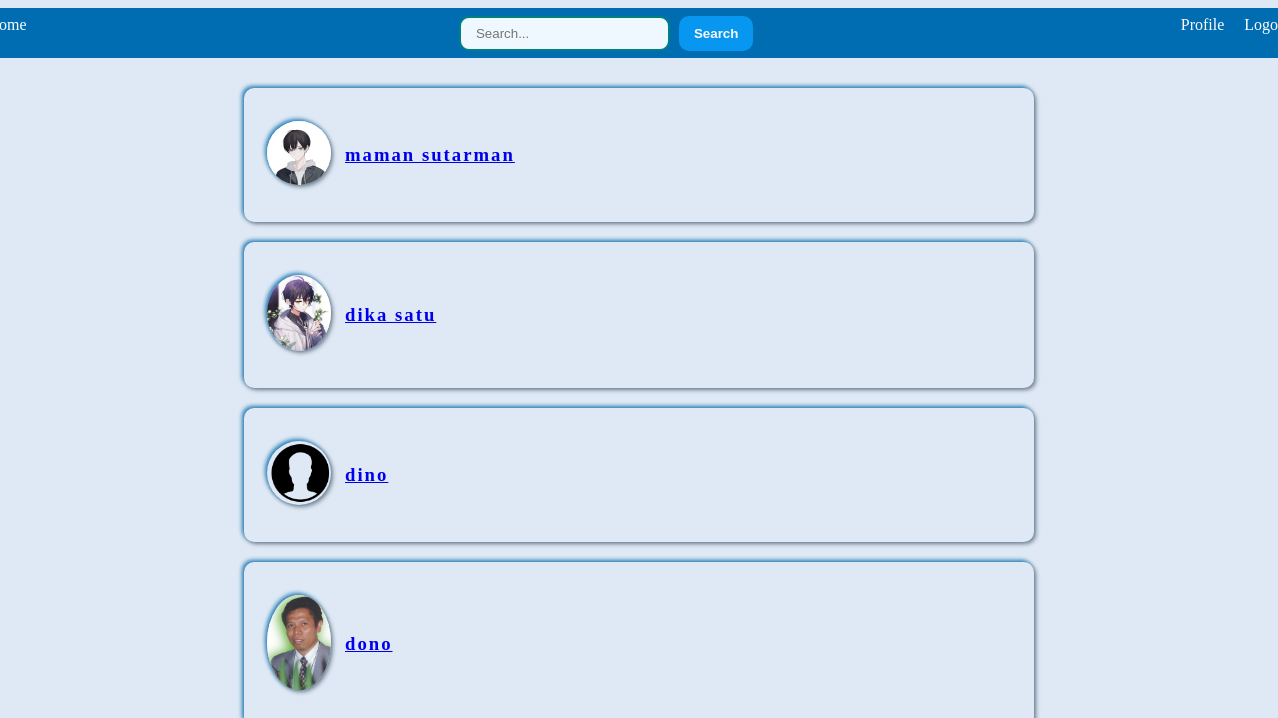
The page /search.php (signed in) on the database its author committed.
### tables this page shows
CREATE TABLE `user` (
  `id_user` int(20) NOT NULL,
  `nama` varchar(100) DEFAULT NULL,
  `email` varchar(50) DEFAULT NULL,
  `alamat` varchar(150) DEFAULT NULL,
  `no_hp` varchar(20) DEFAULT NULL,
  `tgl_lahir` date DEFAULT NULL,
  `tempat_lahir` varchar(45) DEFAULT NULL,
  `photos` varchar(100) NOT NULL,
  `level` varchar(50) NOT NULL,
  `password` varchar(255) DEFAULT NULL
);

### search.php (the view, shortened to what this page needs)
<?php
	include "koneksiPDO.php";
?>
<!DOCTYPE html>
<html lang="id">
<head>
	<link rel="stylesheet" type="text/css" href="css/profileStatus.css">
	<link rel="stylesheet" href="css/header.css">
</head>
<body>
    <?php
		include('header.inc');
	?>
	<div align= "center" class="container">
        <?php
            $cari_nama = '%' . $_GET['cari_nama'] . '%';
            $status = $koneksi->prepare("SELECT * FROM user WHERE nama LIKE(:cari_nama)");
            $status->bindValue(':cari_nama', $cari_nama);
            $status->execute();
            foreach ($status as $list ) {
                $id_searh_user = $list['id_user'];
                $level = $list['level'];
                $nama_user = $list['nama'];
                $foto_user = $list['photos'];
                if($id_searh_user == $_SESSION['id_user']){
                    continue;
                } elseif($level == 'admin'){
                    continue;
                }
                echo'<div align="center" class="kotak" >
                <fieldset >
                    <div align="left" class="status">
                        <table>
                        <div class="row">
                            <td> ';
                        echo '<img src="profil/'.$foto_user.'" alt="photo" </a>';
                    echo'</td>
                        </div>
                        <div  class="colom">
                            <td><h3><a href="user_search.php?id_user='; echo $id_searh_user; echo'">'; echo $nama_user; echo '</a></h3></td>
                        </div>
                        </table>
                    </div>
                    </fieldset>
                    </div>';
            }
            ?>
		</div>
</body>
</html>

### css/profileStatus.css (style rules this page uses)
body { display: flex; border: 1px ; flex-direction: column; justify-content: center; align-items: center; background-color: #DFE9F5; }
.container { height: 100%; width: 850px; padding: 10px; }
fieldset { margin: 10px 0px; letter-spacing: 2px; font-weight: 530; font-size: 1em; border: none; outline: none; border-radius: 10px; padding: 20px; width: 750px; background: none ; box-shadow: 2px 2px 4px rgba(44,62,80,0.6),-2px -2px 4px rgba(41,128,185,1); }
.status img { border-radius: 100%; max-width: 4rem; margin: 10px 0; box-shadow: 2px 2px 4px rgba(44,62,80,0.6),-2px -2px 4px rgba(41,128,185,1); }
div.kotak { margin: 20px 0; }
h3 { padding: 10px; }

### css/header.css (style rules this page uses)
body { background-color: #DFE9F5; }

### rows shown on the page
user: photos (picture), nama "maman sutarman"
user: photos (picture), nama "dika satu"
user: photos (picture), nama "dino"
user: photos (picture), nama "dono"
